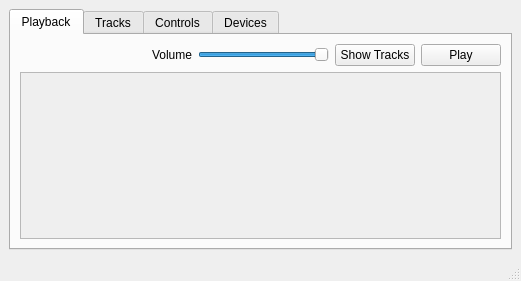
<?xml version="1.0" encoding="UTF-8"?>
<ui version="4.0">
 <class>MainWindow</class>
 <widget class="QMainWindow" name="MainWindow">
  <property name="geometry">
   <rect>
    <x>0</x>
    <y>0</y>
    <width>521</width>
    <height>281</height>
   </rect>
  </property>
  <property name="windowTitle">
   <string>MainWindow</string>
  </property>
  <widget class="QWidget" name="centralwidget">
   <layout class="QGridLayout" name="gridLayout">
    <item row="0" column="0">
     <widget class="QTabWidget" name="tabs">
      <property name="currentIndex">
       <number>0</number>
      </property>
      <widget class="QWidget" name="tab_playback">
       <attribute name="title">
        <string>Playback</string>
       </attribute>
       <layout class="QVBoxLayout" name="verticalLayout">
        <item>
         <layout class="QHBoxLayout" name="horizontalLayout">
          <item>
           <spacer name="horizontalSpacer_2">
            <property name="orientation">
             <enum>Qt::Horizontal</enum>
            </property>
            <property name="sizeHint" stdset="0">
             <size>
              <width>38</width>
              <height>20</height>
             </size>
            </property>
           </spacer>
          </item>
          <item>
           <widget class="QLabel" name="label_5">
            <property name="text">
             <string>Volume</string>
            </property>
           </widget>
          </item>
          <item>
           <widget class="QSlider" name="hs_volume">
            <property name="maximum">
             <number>100</number>
            </property>
            <property name="value">
             <number>100</number>
            </property>
            <property name="orientation">
             <enum>Qt::Horizontal</enum>
            </property>
           </widget>
          </item>
          <item>
           <widget class="QPushButton" name="pb_showTracks">
            <property name="text">
             <string>Show Tracks</string>
            </property>
           </widget>
          </item>
          <item>
           <widget class="QPushButton" name="pb_togglePlay">
            <property name="text">
             <string>Play</string>
            </property>
           </widget>
          </item>
         </layout>
        </item>
        <item>
         <layout class="QVBoxLayout" name="triggerScrollLayout">
          <item>
           <widget class="QScrollArea" name="scroll_trackButtons">
            <property name="sizePolicy">
             <sizepolicy hsizetype="Expanding" vsizetype="Expanding">
              <horstretch>0</horstretch>
              <verstretch>0</verstretch>
             </sizepolicy>
            </property>
            <property name="verticalScrollBarPolicy">
             <enum>Qt::ScrollBarAsNeeded</enum>
            </property>
            <property name="horizontalScrollBarPolicy">
             <enum>Qt::ScrollBarAlwaysOff</enum>
            </property>
            <property name="widgetResizable">
             <bool>true</bool>
            </property>
            <widget class="QWidget" name="triggerLayout">
             <property name="geometry">
              <rect>
               <x>0</x>
               <y>0</y>
               <width>477</width>
               <height>133</height>
              </rect>
             </property>
             <layout class="QGridLayout" name="triggerGridLayout"/>
            </widget>
           </widget>
          </item>
         </layout>
        </item>
        <item>
         <layout class="QVBoxLayout" name="playbackLayout"/>
        </item>
       </layout>
      </widget>
      <widget class="QWidget" name="tab_tracks">
       <attribute name="title">
        <string>Tracks</string>
       </attribute>
       <layout class="QVBoxLayout" name="verticalLayout_2">
        <item>
         <layout class="QHBoxLayout" name="horizontalLayout_3">
          <item>
           <widget class="QLabel" name="label">
            <property name="text">
             <string>Folder</string>
            </property>
           </widget>
          </item>
          <item>
           <widget class="QLineEdit" name="le_backingTrack">
            <property name="readOnly">
             <bool>true</bool>
            </property>
           </widget>
          </item>
          <item>
           <widget class="QToolButton" name="pb_backingTrackSelect">
            <property name="text">
             <string>...</string>
            </property>
           </widget>
          </item>
         </layout>
        </item>
        <item>
         <widget class="QTableView" name="tv_tracks"/>
        </item>
       </layout>
      </widget>
      <widget class="QWidget" name="tab_controls">
       <attribute name="title">
        <string>Controls</string>
       </attribute>
       <layout class="QVBoxLayout" name="verticalLayout_6"/>
      </widget>
      <widget class="QWidget" name="tab_devices">
       <attribute name="title">
        <string>Devices</string>
       </attribute>
       <layout class="QVBoxLayout" name="verticalLayout_4">
        <item>
         <layout class="QFormLayout" name="formLayout">
          <property name="labelAlignment">
           <set>Qt::AlignRight|Qt::AlignTrailing|Qt::AlignVCenter</set>
          </property>
          <item row="0" column="0">
           <widget class="QLabel" name="label_2">
            <property name="text">
             <string>MIDI Input</string>
            </property>
           </widget>
          </item>
          <item row="0" column="1">
           <widget class="QComboBox" name="cb_midiInput"/>
          </item>
          <item row="1" column="1">
           <layout class="QHBoxLayout" name="horizontalLayout_2">
            <property name="leftMargin">
             <number>8</number>
            </property>
            <property name="topMargin">
             <number>8</number>
            </property>
            <property name="rightMargin">
             <number>8</number>
            </property>
            <property name="bottomMargin">
             <number>8</number>
            </property>
            <item>
             <widget class="QLabel" name="label_4">
              <property name="sizePolicy">
               <sizepolicy hsizetype="Minimum" vsizetype="Preferred">
                <horstretch>0</horstretch>
                <verstretch>0</verstretch>
               </sizepolicy>
              </property>
              <property name="text">
               <string>MIDI Check</string>
              </property>
             </widget>
            </item>
            <item>
             <widget class="QLabel" name="lb_midiCheck">
              <property name="sizePolicy">
               <sizepolicy hsizetype="Expanding" vsizetype="Preferred">
                <horstretch>0</horstretch>
                <verstretch>0</verstretch>
               </sizepolicy>
              </property>
              <property name="font">
               <font>
                <weight>75</weight>
                <bold>true</bold>
               </font>
              </property>
              <property name="text">
               <string/>
              </property>
             </widget>
            </item>
           </layout>
          </item>
          <item row="2" column="0">
           <widget class="QLabel" name="label_3">
            <property name="text">
             <string>Audio Output</string>
            </property>
           </widget>
          </item>
          <item row="2" column="1">
           <widget class="QComboBox" name="cb_audioOutput"/>
          </item>
          <item row="3" column="1">
           <layout class="QFormLayout" name="formLayout_2">
            <property name="leftMargin">
             <number>0</number>
            </property>
            <property name="topMargin">
             <number>0</number>
            </property>
            <property name="rightMargin">
             <number>0</number>
            </property>
            <property name="bottomMargin">
             <number>0</number>
            </property>
            <item row="0" column="0">
             <widget class="QLabel" name="label_6">
              <property name="text">
               <string>Main Output</string>
              </property>
             </widget>
            </item>
            <item row="0" column="1">
             <widget class="QComboBox" name="cb_mainOut"/>
            </item>
            <item row="1" column="0">
             <widget class="QLabel" name="label_7">
              <property name="text">
               <string>Aux Output</string>
              </property>
             </widget>
            </item>
            <item row="1" column="1">
             <widget class="QComboBox" name="cb_auxOut"/>
            </item>
           </layout>
          </item>
         </layout>
        </item>
        <item>
         <spacer name="verticalSpacer">
          <property name="orientation">
           <enum>Qt::Vertical</enum>
          </property>
          <property name="sizeHint" stdset="0">
           <size>
            <width>20</width>
            <height>258</height>
           </size>
          </property>
         </spacer>
        </item>
       </layout>
      </widget>
     </widget>
    </item>
   </layout>
  </widget>
  <widget class="QMenuBar" name="menubar">
   <property name="geometry">
    <rect>
     <x>0</x>
     <y>0</y>
     <width>521</width>
     <height>21</height>
    </rect>
   </property>
  </widget>
  <widget class="QStatusBar" name="statusbar"/>
 </widget>
 <resources/>
 <connections/>
</ui>
